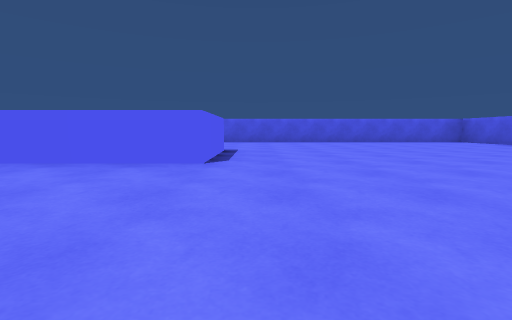
view 1 (above)

22 first-person views from a walk through a scene from a Unity 3-D project. The camera is 0.62 m above the floor, tilts 6° down and sees 85° across. The floor is counted in squares, 2 m on a side. Each view is taken from the middle of a square. On the plan, view 1 faces up. The plan holds only what a view shows up to about 9 squares ahead; the rest is blank. The place goes on beyond the plan.

view 2
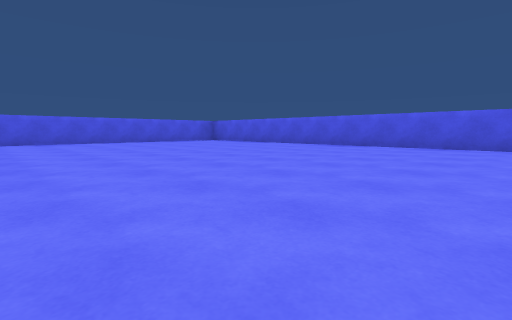

view 3
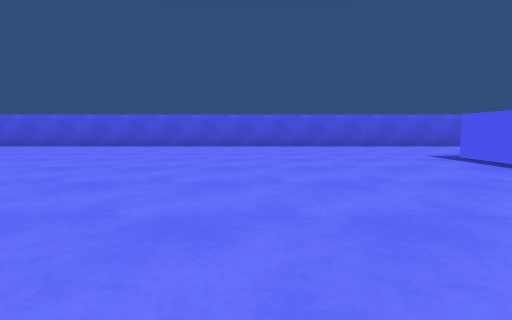

view 4
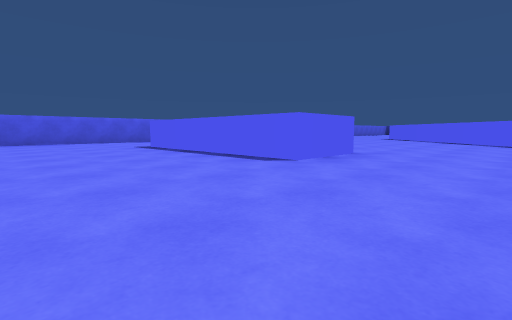

view 5
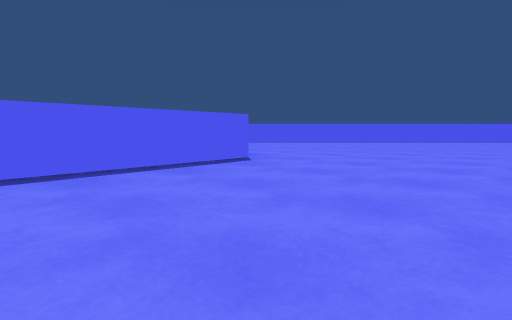

view 6
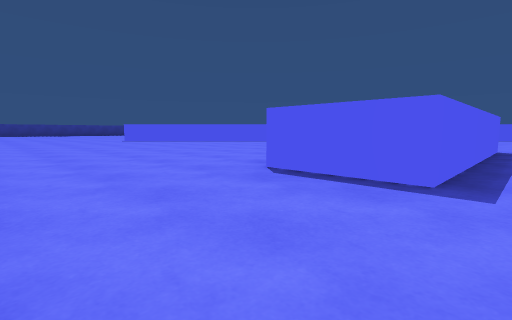

view 7
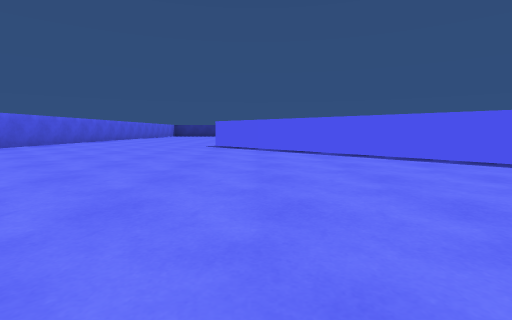

view 8
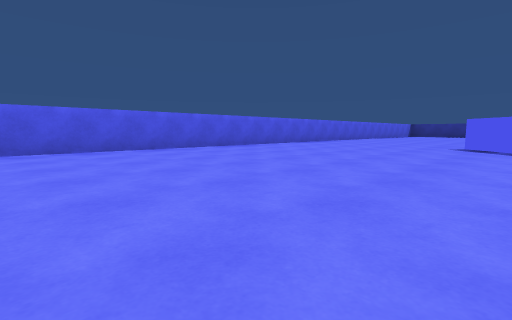

view 9
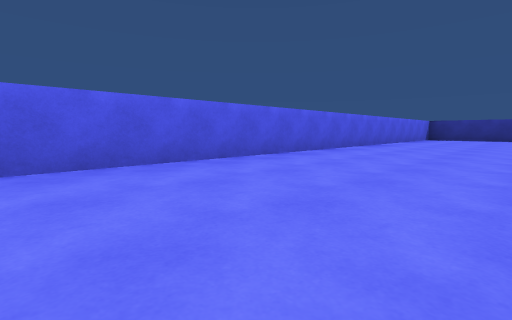

view 10
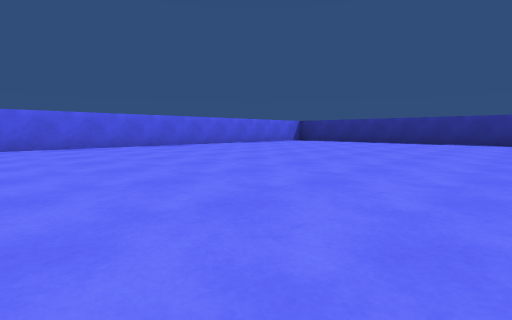

view 11
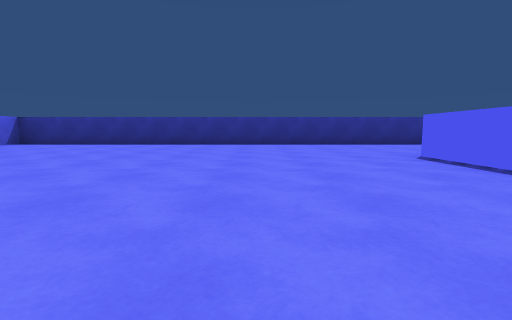

view 12
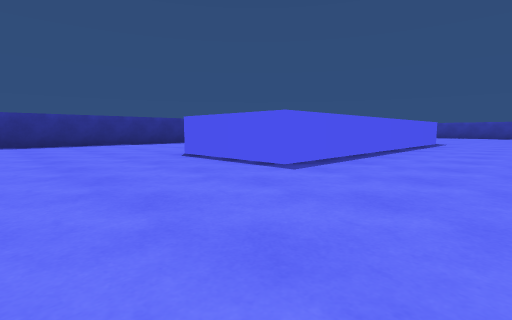

view 13
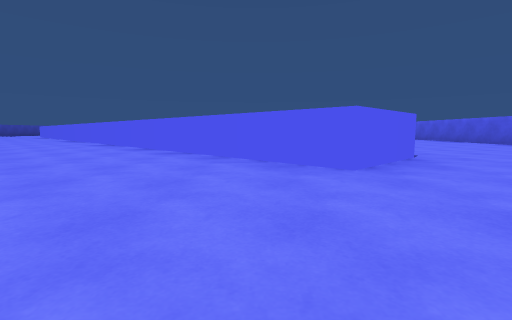

view 14
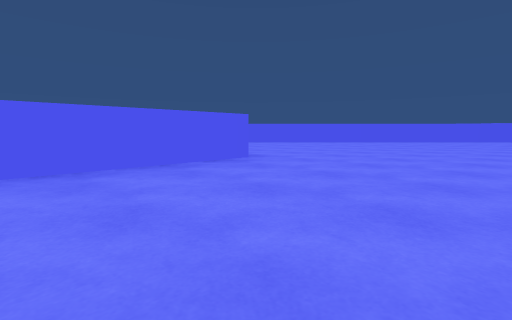

view 15
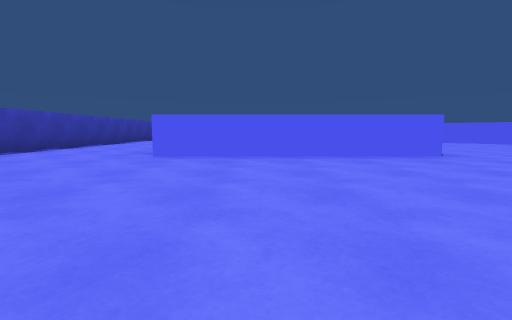

view 16
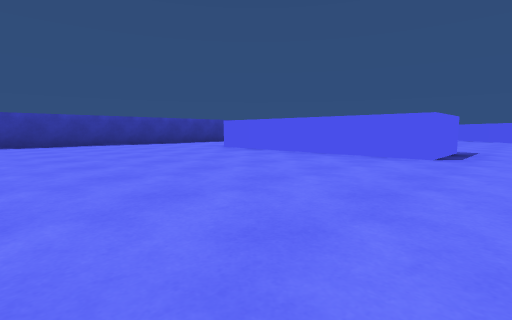

view 17
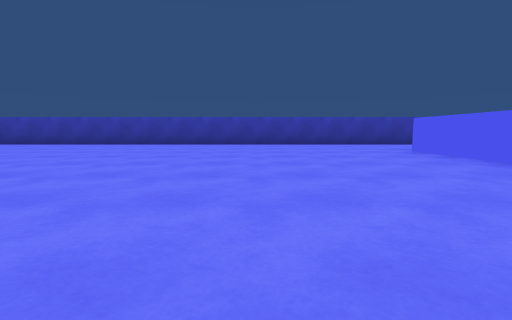

view 18
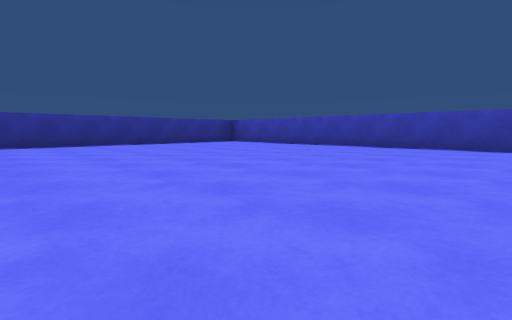

view 19
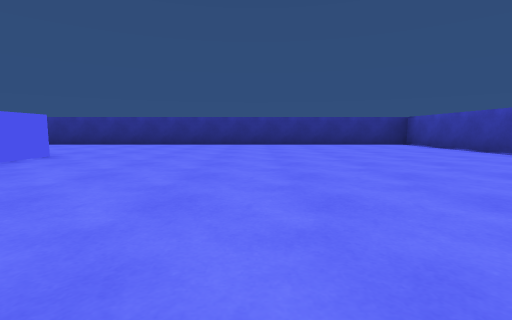

view 20
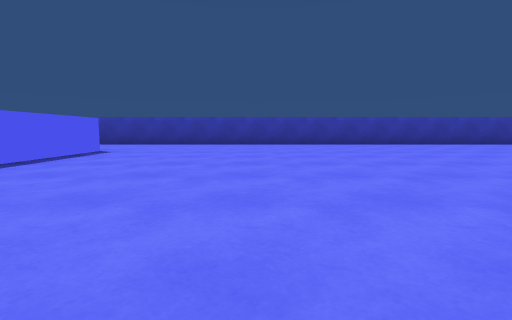

view 21
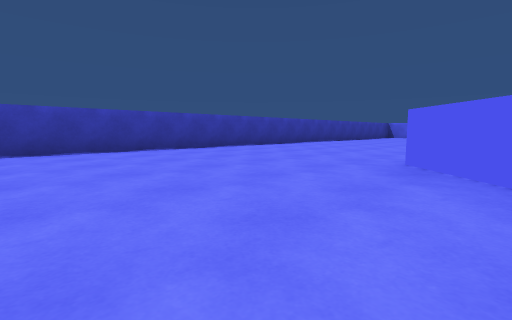

view 22
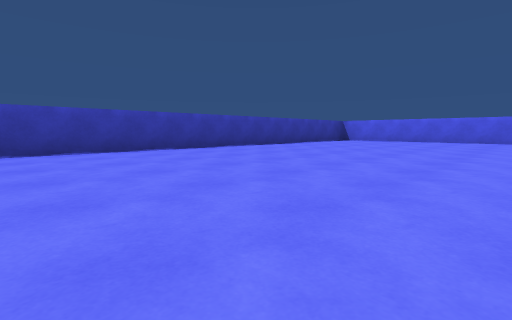

### Floor plan
Points are (right, up) in squares from view 1. A wall is a line through its corners. A room is listed if a view was taken in it or the views show most of it. See-through windows are left out.
Room 1 (views 1, 2, 3, 4, 5, 6, 7, 8, 9, 10, 11, 12, 13, 14, 15, 16, 17, 18, 19, 20, 21, 22)
walls: (-1.7, -8.2) (1.8, -11.8) (0.8, -12.8) (-6.1, -5.9); (-0.3, -4.8) (-0.3, -3.4) (3.2, -3.4) (3.2, -4.6); (-7.4, -4.7) (-9.9, -2.2); (-7.7, -9.4) (-7.7, -10.6) (-11.2, -10.6); (-8.5, -1.4) (-3.3, -6.6); (-11.2, -9.4) (-9.5, -9.4); (-0.5, 4.4) (-0.5, 2.6) (-2.5, 2.6); (-7.5, -16.6) (-2, -16.6) (-2, -18.4); (-7.5, -18.4) (-7.5, -17.6); (-9.4, 7.5) (-13.5, 7.5) (-13.5, -21.5) (5.5, -21.5) (5.5, 7.5) (-0.9, 7.5)

Where each view was taken, in squares from view 1:
view 1: 0 up, 0 right, facing up
view 2: 0 up, 0 right, facing up-right
view 3: 1 down, 0 right, facing right
view 4: 1 down, 2 left, facing down-right
view 5: 1 down, 2 right, facing down-left
view 6: 3 down, 5 right, facing down-left
view 7: 6 down, 1 right, facing down
view 8: 6 down, 1 right, facing down-right
view 9: 11 down, 3 right, facing down-right
view 10: 14 down, 0 right, facing down-right
view 11: 15 down, 0 right, facing down
view 12: 15 down, 0 right, facing down-left
view 13: 15 down, 0 right, facing up
view 14: 13 down, 10 left, facing up-right
view 15: 14 down, 10 left, facing up
view 16: 14 down, 7 left, facing up-left
view 17: 13 down, 7 left, facing left
view 18: 15 down, 8 left, facing down-left
view 19: 15 down, 10 left, facing down
view 20: 7 down, 7 left, facing left
view 21: 5 down, 9 left, facing up-left
view 22: 1 down, 9 left, facing up-left
